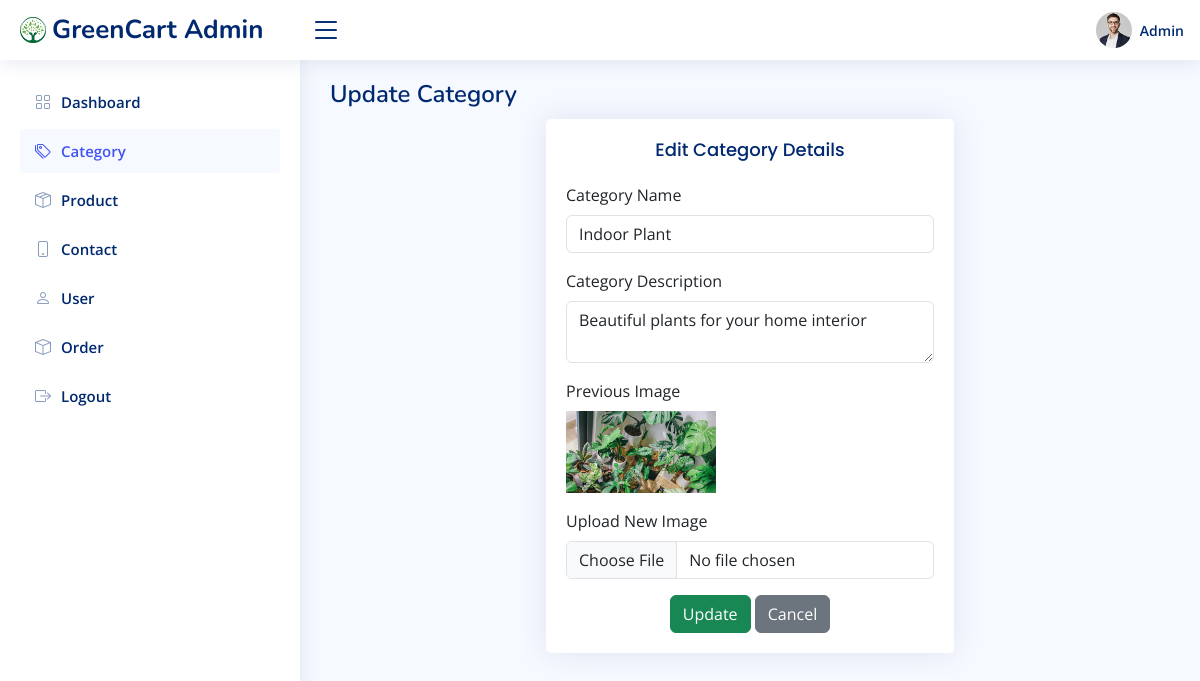
The page /NiceAdmin/update_category.php?id=1 on the database its author committed.
### tables this page shows
CREATE TABLE IF NOT EXISTS `categories` (
  `category_id` int NOT NULL AUTO_INCREMENT,
  `name` varchar(100) NOT NULL,
  `description` text,
  `image` varchar(255) DEFAULT NULL,
  `created_at` timestamp NULL DEFAULT CURRENT_TIMESTAMP,
  `updated_at` timestamp NULL DEFAULT CURRENT_TIMESTAMP ON UPDATE CURRENT_TIMESTAMP,
  PRIMARY KEY (`category_id`)
);

### NiceAdmin/update_category.php (the view, shortened to what this page needs)
<?php
include("../database/database.php");
$fetch_data = null;
if (isset($_GET['id'])) {
    $edit_id = (int) $_GET['id'];
    $edit_query = mysqli_query($conn, "SELECT * FROM categories WHERE category_id = '$edit_id'");
    if ($edit_query) {
        $fetch_data = mysqli_fetch_assoc($edit_query);
    } else {
        $notification = [
            'message' => 'Error: ' . mysqli_error($conn),
            'type' => 'danger'
        ];
    }
}
?>
<!DOCTYPE html>
<html lang="en">
<head>
    <link href="assets/vendor/bootstrap/css/bootstrap.min.css" rel="stylesheet">
    <link href="assets/vendor/bootstrap-icons/bootstrap-icons.css" rel="stylesheet">
    <link href="assets/vendor/boxicons/css/boxicons.min.css" rel="stylesheet">
    <link href="assets/vendor/simple-datatables/style.css" rel="stylesheet">
    <link href="assets/css/style.css" rel="stylesheet">
</head>
<body>
<header id="header" class="header fixed-top d-flex align-items-center">
    <div class="d-flex align-items-center justify-content-between">
        <a href="" class="logo d-flex align-items-center">
            <img src="../img/logo.png" alt="">
            <span class="d-none d-lg-block">GreenCart Admin</span>
        </a>
        <i class="bi bi-list toggle-sidebar-btn"></i>
    </div>
    <nav class="header-nav ms-auto">
        <ul class="d-flex align-items-center">
            <li class="nav-item dropdown pe-3">
                <a class="nav-link nav-profile d-flex align-items-center pe-0" href="#" data-bs-toggle="dropdown">
                    <img src="assets/img/profile-img.jpg" alt="Profile" class="rounded-circle">
                    <span class="d-none d-md-block ps-2">Admin</span>
                </a>
            </li>
        </ul>
    </nav>
</header>
<aside id="sidebar" class="sidebar">
    <ul class="sidebar-nav" id="sidebar-nav">
        <li class="nav-item"><a class="nav-link collapsed" href="index.php"><i class="bi bi-grid"></i><span>Dashboard</span></a></li>
        <li class="nav-item"><a class="nav-link " href="category.php"><i class="bi-tags"></i><span>Category</span></a></li>
        <li class="nav-item"><a class="nav-link collapsed" href="product.php"><i class="bi-box-seam"></i><span>Product</span></a></li>
        <li class="nav-item"><a class="nav-link collapsed" href="contact.php"><i class="bi bi-phone"></i><span>Contact</span></a></li>
        <li class="nav-item"><a class="nav-link collapsed" href="user.php"><i class="bi bi-person"></i><span>User</span></a></li>
        <li class="nav-item"><a class="nav-link collapsed" href="order.php"><i class="bi bi-box "></i><span>Order</span></a></li>
        <li class="nav-item"><a class="nav-link collapsed" href="http:\\localhost\greencart\auth\logout_admin.php"><i class="bi bi-box-arrow-right"></i><span>Logout</span></a></li>
    </ul>
</aside>
<main id="main" class="main">
    <div class="pagetitle">
        <h1>Update Category</h1>
    </div>
    <section class="section">
        <div class="row">
            <div class="col-lg-6 mx-auto">
                <div class="card">
                    <div class="card-body">
                        <h5 class="card-title text-center">Edit Category Details</h5>
                        <form action="" method="POST" enctype="multipart/form-data">
                            <div class="mb-3">
                                <label class="form-label">Category Name</label>
                                <input type="text" class="form-control"  name="update_category_name" value="<?= isset($fetch_data['name']) ? $fetch_data['name'] : '' ?>">
                            </div>
                            <div class="mb-3">
                                <label class="form-label">Category Description</label>
                                <textarea class="form-control"  name="update_category_desc"><?= isset($fetch_data['description']) ? $fetch_data['description'] : '' ?></textarea>
                            </div>
                            <div class="mb-3">
                                <label class="form-label">Previous Image</label><br>
                                <?php if (!empty($fetch_data['image'])): ?>
                                    <img src="../img/<?= $fetch_data['image'] ?>" alt="Category Image" width="150">
                                <?php else: ?>
                                    <p>No image available</p>
                                <?php endif; ?>
                            </div>
                            <div class="mb-3">
                                <label class="form-label">Upload New Image</label>
                                <input type="file" class="form-control" name="update_category_image">
                            </div>
                            <div class="text-center">
                                <button type="submit" class="btn btn-success" name="update_category">Update</button>
                                <a href="category.php" class="btn btn-secondary">Cancel</a>
                            </div>
                        </form>
                    </div>
                </div>
            </div>
        </div>
    </section>
</main>
</body>
</html>

### NiceAdmin/assets/css/style.css (style rules this page uses)
:root { scroll-behavior: smooth; }
body { font-family: "Open Sans", sans-serif; background: #f6f9ff; color: #444444; }
a { color: #4154f1; text-decoration: none; }
h1, h2, h3, h4, h5, h6 { font-family: "Nunito", sans-serif; }
#main { margin-top: 60px; padding: 20px 30px; transition: all 0.3s; }
.pagetitle { margin-bottom: 10px; }
.pagetitle h1 { font-size: 24px; margin-bottom: 0; font-weight: 600; color: #012970; }
.card { margin-bottom: 30px; border: none; border-radius: 5px; box-shadow: 0px 0 30px rgba(1, 41, 112, 0.1); }
.card-title { padding: 20px 0 15px 0; font-size: 18px; font-weight: 500; color: #012970; font-family: "Poppins", sans-serif; }
.card-body { padding: 0 20px 20px 20px; }
.logo { line-height: 1; }
@media (min-width: 1200px) { .logo { width: 280px; } }
.logo img { max-height: 26px; margin-right: 6px; }
.logo span { font-size: 26px; font-weight: 700; color: #012970; font-family: "Nunito", sans-serif; }
.header { transition: all 0.5s; z-index: 997; height: 60px; box-shadow: 0px 2px 20px rgba(1, 41, 112, 0.1); background-color: #fff; padding-left: 20px; }
.header .toggle-sidebar-btn { font-size: 32px; padding-left: 10px; cursor: pointer; color: #012970; }
.header-nav ul { list-style: none; }
.header-nav>ul { margin: 0; padding: 0; }
.header-nav .nav-profile { color: #012970; }
.header-nav .nav-profile img { max-height: 36px; }
.header-nav .nav-profile span { font-size: 14px; font-weight: 600; }
.sidebar { position: fixed; top: 60px; left: 0; bottom: 0; width: 300px; z-index: 996; transition: all 0.3s; padding: 20px; overflow-y: auto; scrollbar-width: thin; scrollbar-color: #aab7cf transparent; box-shadow: 0px 0px 20px rgba(1, 41, 112, 0.1); background-color: #fff; }
@media (min-width: 1200px) { #main, #footer { margin-left: 300px; } }
.sidebar-nav { padding: 0; margin: 0; list-style: none; }
.sidebar-nav li { padding: 0; margin: 0; list-style: none; }
.sidebar-nav .nav-item { margin-bottom: 5px; }
.sidebar-nav .nav-link { display: flex; align-items: center; font-size: 15px; font-weight: 600; color: #4154f1; transition: 0.3; background: #f6f9ff; padding: 10px 15px; border-radius: 4px; }
.sidebar-nav .nav-link i { font-size: 16px; margin-right: 10px; color: #4154f1; }
.sidebar-nav .nav-link.collapsed { color: #012970; background: #fff; }
.sidebar-nav .nav-link.collapsed i { color: #899bbd; }

### rows shown on the page
categories: update_category_name "Indoor Plant", update_category_desc "Beautiful plants for your home interior", image (picture)
